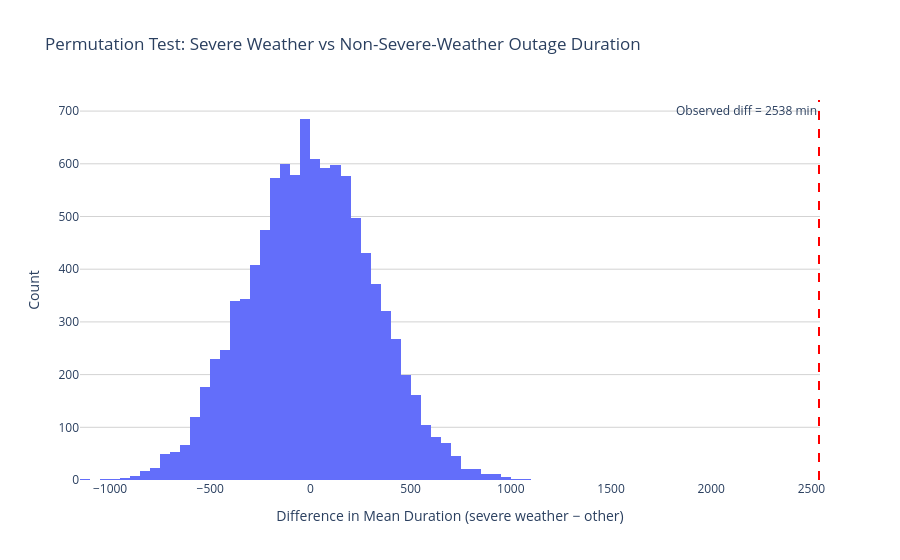

Notebook source saved alongside this figure:
### Markdown cell above
**Null (H₀)**: The mean `OUTAGE.DURATION` is the same for severe-weather outages and non-severe-weather outages. Any observed difference is due to random chance.

**Alternative (H₁)**: Severe-weather outages have a **longer** mean duration than non-severe-weather outages (one-sided).

**Test statistic**: Difference in group means (mean duration of severe weather − mean duration of non-severe-weather).

**Significance level**: α = 0.05.

**Why these choices are appropriate**: Our central question asks what drives outage duration, and severe weather is the most common cause category. A one-sided test is appropriate because we have a directional hypothesis motivated by the EDA (the box plot showed severe weather has higher median duration than most other categories). The difference in means is a natural and interpretable test statistic for comparing the central tendency of two groups.

### Code cell
# ── Permutation Test: Severe weather vs non-severe-weather outage durations ──

hyp_df = df.dropna(subset=['OUTAGE.DURATION']).copy()
hyp_df['is_severe_weather'] = hyp_df['CAUSE.CATEGORY'] == 'severe weather'

# Observed test statistic
mean_sw = hyp_df[hyp_df['is_severe_weather']]['OUTAGE.DURATION'].mean()
mean_other = hyp_df[~hyp_df['is_severe_weather']]['OUTAGE.DURATION'].mean()
observed_stat = mean_sw - mean_other
print(f"Mean duration (severe weather):     {mean_sw:.1f} min")
print(f"Mean duration (non-severe-weather): {mean_other:.1f} min")
print(f"Observed difference in means:       {observed_stat:.1f} min")

# Permutation test (one-sided: severe weather > other)
n_perm = 10_000
durations = hyp_df['OUTAGE.DURATION'].values
labels_sw = hyp_df['is_severe_weather'].values
n_sw = labels_sw.sum()

perm_stats = np.empty(n_perm)
for i in range(n_perm):
    shuffled = np.random.permutation(labels_sw)
    perm_stats[i] = durations[shuffled].mean() - durations[~shuffled].mean()

p_value_hyp = (perm_stats >= observed_stat).mean()
print(f"\nP-value (one-sided): {p_value_hyp:.4f}")

# Visualization: empirical distribution of permuted test statistics
fig5 = px.histogram(
    x=perm_stats,
    nbins=80,
    labels={'x': 'Difference in Mean Duration (permuted)', 'y': 'Count'},
    title='Permutation Test: Severe Weather vs Non-Severe-Weather Outage Duration',
    color_discrete_sequence=['#636EFA'],
)
fig5.add_vline(
    x=observed_stat, line_dash='dash', line_color='red',
    annotation_text=f'Observed diff = {observed_stat:.0f} min',
    annotation_position='top left',
)
fig5.update_layout(
    plot_bgcolor='white',
    yaxis=dict(gridcolor='lightgrey', title='Count'),
    xaxis=dict(title='Difference in Mean Duration (severe weather − other)'),
    showlegend=False,
)
fig5.show()

### Figure 1 — Plotly figure (JSON) as saved in the notebook; plotly's stock layout.template omitted (floating-point values rounded to 4 significant figures; data arrays with more than 128 entries replaced by an {"elided": "..."} marker saying what was removed)
{"data": [{"bingroup": "x", "hovertemplate": "Difference in Mean Duration (permuted)=%{x}<br>count=%{y}<extra></extra>", "legendgroup": "", "marker": {"color": "#636EFA", "pattern": {"shape": ""}}, "name": "", "nbinsx": 80, "orientation": "v", "showlegend": false, "type": "histogram", "x": {"elided": "10000 float values"}, "xaxis": "x", "yaxis": "y"}], "layout": {"annotations": [{"showarrow": false, "text": "Observed diff = 2538 min", "x": 2538.0, "xanchor": "right", "xref": "x", "y": 1, "yanchor": "top", "yref": "y domain"}], "barmode": "relative", "legend": {"tracegroupgap": 0}, "plot_bgcolor": "white", "shapes": [{"line": {"color": "red", "dash": "dash"}, "type": "line", "x0": 2538.0, "x1": 2538.0, "xref": "x", "y0": 0, "y1": 1, "yref": "y domain"}], "showlegend": false, "title": {"text": "Permutation Test: Severe Weather vs Non-Severe-Weather Outage Duration"}, "xaxis": {"anchor": "y", "domain": [0, 1], "title": {"text": "Difference in Mean Duration (severe weather − other)"}}, "yaxis": {"anchor": "x", "domain": [0, 1], "gridcolor": "lightgrey", "title": {"text": "Count"}}}}
